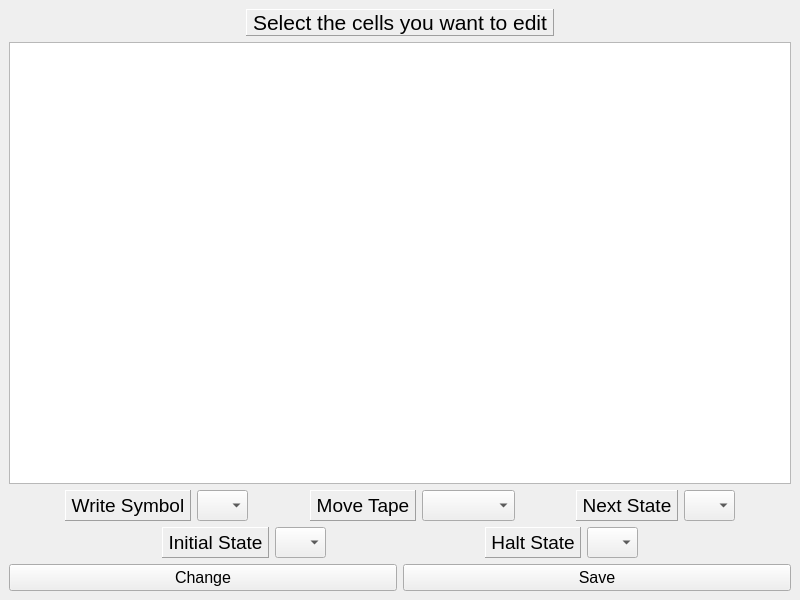
<?xml version="1.0" encoding="UTF-8"?>
<ui version="4.0">
 <class>EditMachines</class>
 <widget class="QMainWindow" name="EditMachines">
  <property name="geometry">
   <rect>
    <x>0</x>
    <y>0</y>
    <width>800</width>
    <height>600</height>
   </rect>
  </property>
  <property name="windowTitle">
   <string>MainWindow</string>
  </property>
  <widget class="QWidget" name="zCentralwidget">
   <layout class="QVBoxLayout" name="verticalLayout">
    <item>
     <layout class="QHBoxLayout" name="zTitleLayout">
      <item>
       <spacer name="zSpacer_2">
        <property name="orientation">
         <enum>Qt::Horizontal</enum>
        </property>
        <property name="sizeHint" stdset="0">
         <size>
          <width>40</width>
          <height>20</height>
         </size>
        </property>
       </spacer>
      </item>
      <item>
       <widget class="QLabel" name="zLabel">
        <property name="minimumSize">
         <size>
          <width>0</width>
          <height>0</height>
         </size>
        </property>
        <property name="font">
         <font>
          <pointsize>16</pointsize>
         </font>
        </property>
        <property name="frameShape">
         <enum>QFrame::Panel</enum>
        </property>
        <property name="frameShadow">
         <enum>QFrame::Raised</enum>
        </property>
        <property name="text">
         <string> Select the cells you want to edit </string>
        </property>
        <property name="alignment">
         <set>Qt::AlignCenter</set>
        </property>
        <property name="margin">
         <number>2</number>
        </property>
       </widget>
      </item>
      <item>
       <spacer name="zSpacer">
        <property name="orientation">
         <enum>Qt::Horizontal</enum>
        </property>
        <property name="sizeHint" stdset="0">
         <size>
          <width>40</width>
          <height>20</height>
         </size>
        </property>
       </spacer>
      </item>
     </layout>
    </item>
    <item>
     <widget class="QTableWidget" name="tableView"/>
    </item>
    <item>
     <layout class="QHBoxLayout" name="zActionLayout">
      <item>
       <spacer name="zSpacer_5">
        <property name="orientation">
         <enum>Qt::Horizontal</enum>
        </property>
        <property name="sizeHint" stdset="0">
         <size>
          <width>40</width>
          <height>20</height>
         </size>
        </property>
       </spacer>
      </item>
      <item>
       <widget class="QLabel" name="zLabel_4">
        <property name="minimumSize">
         <size>
          <width>0</width>
          <height>0</height>
         </size>
        </property>
        <property name="font">
         <font>
          <pointsize>14</pointsize>
         </font>
        </property>
        <property name="frameShape">
         <enum>QFrame::Panel</enum>
        </property>
        <property name="frameShadow">
         <enum>QFrame::Raised</enum>
        </property>
        <property name="text">
         <string> Write Symbol </string>
        </property>
        <property name="alignment">
         <set>Qt::AlignCenter</set>
        </property>
       </widget>
      </item>
      <item>
       <widget class="QComboBox" name="writeCBox">
        <property name="maximumSize">
         <size>
          <width>51</width>
          <height>33</height>
         </size>
        </property>
        <property name="font">
         <font>
          <pointsize>14</pointsize>
         </font>
        </property>
       </widget>
      </item>
      <item>
       <spacer name="zSpacer_3">
        <property name="orientation">
         <enum>Qt::Horizontal</enum>
        </property>
        <property name="sizeHint" stdset="0">
         <size>
          <width>40</width>
          <height>20</height>
         </size>
        </property>
       </spacer>
      </item>
      <item>
       <widget class="QLabel" name="zLabel_3">
        <property name="minimumSize">
         <size>
          <width>0</width>
          <height>0</height>
         </size>
        </property>
        <property name="font">
         <font>
          <pointsize>14</pointsize>
         </font>
        </property>
        <property name="frameShape">
         <enum>QFrame::Panel</enum>
        </property>
        <property name="frameShadow">
         <enum>QFrame::Raised</enum>
        </property>
        <property name="text">
         <string> Move Tape </string>
        </property>
        <property name="alignment">
         <set>Qt::AlignCenter</set>
        </property>
       </widget>
      </item>
      <item>
       <widget class="QComboBox" name="moveCBox">
        <property name="maximumSize">
         <size>
          <width>93</width>
          <height>33</height>
         </size>
        </property>
        <property name="font">
         <font>
          <pointsize>14</pointsize>
         </font>
        </property>
       </widget>
      </item>
      <item>
       <spacer name="zSpacer_4">
        <property name="orientation">
         <enum>Qt::Horizontal</enum>
        </property>
        <property name="sizeHint" stdset="0">
         <size>
          <width>40</width>
          <height>20</height>
         </size>
        </property>
       </spacer>
      </item>
      <item>
       <widget class="QLabel" name="zLabel_2">
        <property name="minimumSize">
         <size>
          <width>0</width>
          <height>0</height>
         </size>
        </property>
        <property name="font">
         <font>
          <pointsize>14</pointsize>
         </font>
        </property>
        <property name="frameShape">
         <enum>QFrame::Panel</enum>
        </property>
        <property name="frameShadow">
         <enum>QFrame::Raised</enum>
        </property>
        <property name="text">
         <string> Next State </string>
        </property>
        <property name="alignment">
         <set>Qt::AlignCenter</set>
        </property>
       </widget>
      </item>
      <item>
       <widget class="QComboBox" name="nextCBox">
        <property name="maximumSize">
         <size>
          <width>51</width>
          <height>33</height>
         </size>
        </property>
        <property name="font">
         <font>
          <pointsize>14</pointsize>
         </font>
        </property>
       </widget>
      </item>
      <item>
       <spacer name="zSpacer_6">
        <property name="orientation">
         <enum>Qt::Horizontal</enum>
        </property>
        <property name="sizeHint" stdset="0">
         <size>
          <width>40</width>
          <height>20</height>
         </size>
        </property>
       </spacer>
      </item>
     </layout>
    </item>
    <item>
     <layout class="QHBoxLayout" name="zStateLayout">
      <item>
       <spacer name="zSpacer_8">
        <property name="orientation">
         <enum>Qt::Horizontal</enum>
        </property>
        <property name="sizeHint" stdset="0">
         <size>
          <width>40</width>
          <height>20</height>
         </size>
        </property>
       </spacer>
      </item>
      <item>
       <widget class="QLabel" name="zLabel_6">
        <property name="minimumSize">
         <size>
          <width>0</width>
          <height>0</height>
         </size>
        </property>
        <property name="maximumSize">
         <size>
          <width>16777215</width>
          <height>16777215</height>
         </size>
        </property>
        <property name="font">
         <font>
          <pointsize>14</pointsize>
         </font>
        </property>
        <property name="frameShape">
         <enum>QFrame::Panel</enum>
        </property>
        <property name="frameShadow">
         <enum>QFrame::Raised</enum>
        </property>
        <property name="text">
         <string> Initial State </string>
        </property>
        <property name="alignment">
         <set>Qt::AlignCenter</set>
        </property>
       </widget>
      </item>
      <item>
       <widget class="QComboBox" name="inStateCBox">
        <property name="maximumSize">
         <size>
          <width>51</width>
          <height>31</height>
         </size>
        </property>
        <property name="font">
         <font>
          <pointsize>14</pointsize>
         </font>
        </property>
       </widget>
      </item>
      <item>
       <spacer name="zSpacer_7">
        <property name="orientation">
         <enum>Qt::Horizontal</enum>
        </property>
        <property name="sizeHint" stdset="0">
         <size>
          <width>40</width>
          <height>20</height>
         </size>
        </property>
       </spacer>
      </item>
      <item>
       <widget class="QLabel" name="zLabel_5">
        <property name="minimumSize">
         <size>
          <width>0</width>
          <height>0</height>
         </size>
        </property>
        <property name="font">
         <font>
          <pointsize>14</pointsize>
         </font>
        </property>
        <property name="frameShape">
         <enum>QFrame::Panel</enum>
        </property>
        <property name="frameShadow">
         <enum>QFrame::Raised</enum>
        </property>
        <property name="text">
         <string> Halt State </string>
        </property>
        <property name="alignment">
         <set>Qt::AlignCenter</set>
        </property>
       </widget>
      </item>
      <item>
       <widget class="QComboBox" name="hltStateCBox">
        <property name="maximumSize">
         <size>
          <width>51</width>
          <height>31</height>
         </size>
        </property>
        <property name="font">
         <font>
          <pointsize>14</pointsize>
         </font>
        </property>
       </widget>
      </item>
      <item>
       <spacer name="zSpacer_9">
        <property name="orientation">
         <enum>Qt::Horizontal</enum>
        </property>
        <property name="sizeHint" stdset="0">
         <size>
          <width>40</width>
          <height>20</height>
         </size>
        </property>
       </spacer>
      </item>
     </layout>
    </item>
    <item>
     <layout class="QHBoxLayout" name="zButtonLayout">
      <item>
       <widget class="QPushButton" name="changeBut">
        <property name="font">
         <font>
          <pointsize>12</pointsize>
         </font>
        </property>
        <property name="text">
         <string>Change</string>
        </property>
       </widget>
      </item>
      <item>
       <widget class="QPushButton" name="saveBut">
        <property name="font">
         <font>
          <pointsize>12</pointsize>
         </font>
        </property>
        <property name="text">
         <string>Save</string>
        </property>
       </widget>
      </item>
     </layout>
    </item>
   </layout>
  </widget>
 </widget>
 <resources/>
 <connections/>
</ui>
